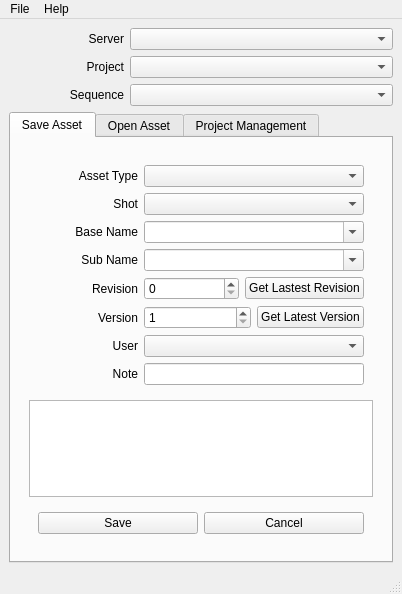
<?xml version="1.0" encoding="UTF-8"?>
<ui version="4.0">
 <class>MainWindow</class>
 <widget class="QMainWindow" name="MainWindow">
  <property name="windowModality">
   <enum>Qt::WindowModal</enum>
  </property>
  <property name="geometry">
   <rect>
    <x>0</x>
    <y>0</y>
    <width>388</width>
    <height>594</height>
   </rect>
  </property>
  <property name="sizePolicy">
   <sizepolicy hsizetype="Expanding" vsizetype="Expanding">
    <horstretch>1</horstretch>
    <verstretch>1</verstretch>
   </sizepolicy>
  </property>
  <property name="windowTitle">
   <string>oyProjectManager</string>
  </property>
  <widget class="QWidget" name="centralwidget">
   <property name="sizePolicy">
    <sizepolicy hsizetype="Expanding" vsizetype="Expanding">
     <horstretch>1</horstretch>
     <verstretch>1</verstretch>
    </sizepolicy>
   </property>
   <layout class="QVBoxLayout" name="verticalLayout">
    <item>
     <layout class="QVBoxLayout" name="main_verticalLayout" stretch="0,1">
      <item>
       <layout class="QGridLayout" name="main_gridLayout" columnminimumwidth="115,0">
        <item row="0" column="0">
         <widget class="QLabel" name="server_label">
          <property name="text">
           <string>Server</string>
          </property>
          <property name="alignment">
           <set>Qt::AlignRight|Qt::AlignTrailing|Qt::AlignVCenter</set>
          </property>
          <property name="buddy">
           <cstring>server_comboBox</cstring>
          </property>
         </widget>
        </item>
        <item row="0" column="1">
         <widget class="QComboBox" name="server_comboBox">
          <property name="sizePolicy">
           <sizepolicy hsizetype="Expanding" vsizetype="Fixed">
            <horstretch>0</horstretch>
            <verstretch>0</verstretch>
           </sizepolicy>
          </property>
          <property name="statusTip">
           <string>Select a Server</string>
          </property>
          <property name="editable">
           <bool>false</bool>
          </property>
         </widget>
        </item>
        <item row="1" column="0">
         <widget class="QLabel" name="project_label">
          <property name="text">
           <string>Project</string>
          </property>
          <property name="alignment">
           <set>Qt::AlignRight|Qt::AlignTrailing|Qt::AlignVCenter</set>
          </property>
          <property name="buddy">
           <cstring>project_comboBox</cstring>
          </property>
         </widget>
        </item>
        <item row="1" column="1">
         <widget class="QComboBox" name="project_comboBox">
          <property name="sizePolicy">
           <sizepolicy hsizetype="Expanding" vsizetype="Fixed">
            <horstretch>0</horstretch>
            <verstretch>0</verstretch>
           </sizepolicy>
          </property>
          <property name="statusTip">
           <string>Select a Project</string>
          </property>
          <property name="editable">
           <bool>false</bool>
          </property>
         </widget>
        </item>
        <item row="2" column="0">
         <widget class="QLabel" name="sequence_label">
          <property name="text">
           <string>Sequence</string>
          </property>
          <property name="alignment">
           <set>Qt::AlignRight|Qt::AlignTrailing|Qt::AlignVCenter</set>
          </property>
          <property name="buddy">
           <cstring>sequence_comboBox</cstring>
          </property>
         </widget>
        </item>
        <item row="2" column="1">
         <widget class="QComboBox" name="sequence_comboBox">
          <property name="sizePolicy">
           <sizepolicy hsizetype="Expanding" vsizetype="Fixed">
            <horstretch>0</horstretch>
            <verstretch>0</verstretch>
           </sizepolicy>
          </property>
          <property name="statusTip">
           <string>Select a Sequence</string>
          </property>
          <property name="editable">
           <bool>false</bool>
          </property>
         </widget>
        </item>
       </layout>
      </item>
      <item>
       <widget class="QTabWidget" name="main_tabWidget">
        <property name="enabled">
         <bool>true</bool>
        </property>
        <property name="statusTip">
         <string>select a tab to save or open an asset or to manage a project</string>
        </property>
        <property name="currentIndex">
         <number>0</number>
        </property>
        <widget class="QWidget" name="saveAsset_tab">
         <property name="enabled">
          <bool>true</bool>
         </property>
         <attribute name="title">
          <string>Save Asset</string>
         </attribute>
         <layout class="QHBoxLayout" name="horizontalLayout_3">
          <item>
           <widget class="QWidget" name="saveAsest_verticalWidget" native="true">
            <layout class="QVBoxLayout" name="saveAsset_verticalLayout" stretch="0,0,0">
             <item>
              <widget class="QWidget" name="saveAsset_gridWidget" native="true">
               <property name="sizePolicy">
                <sizepolicy hsizetype="Preferred" vsizetype="Preferred">
                 <horstretch>1</horstretch>
                 <verstretch>0</verstretch>
                </sizepolicy>
               </property>
               <layout class="QGridLayout" name="saveAsset_gridLayout" columnstretch="0,1" columnminimumwidth="100,0">
                <item row="0" column="1">
                 <widget class="QComboBox" name="assetType_comboBox1">
                  <property name="sizePolicy">
                   <sizepolicy hsizetype="Preferred" vsizetype="Fixed">
                    <horstretch>0</horstretch>
                    <verstretch>1</verstretch>
                   </sizepolicy>
                  </property>
                  <property name="statusTip">
                   <string>Select an asset type</string>
                  </property>
                 </widget>
                </item>
                <item row="7" column="1">
                 <widget class="QLineEdit" name="note_lineEdit1">
                  <property name="sizePolicy">
                   <sizepolicy hsizetype="Expanding" vsizetype="Fixed">
                    <horstretch>0</horstretch>
                    <verstretch>1</verstretch>
                   </sizepolicy>
                  </property>
                  <property name="statusTip">
                   <string>it is a limited field, try to keep it brief</string>
                  </property>
                 </widget>
                </item>
                <item row="5" column="1">
                 <layout class="QHBoxLayout" name="version_horizontalLayout">
                  <item>
                   <widget class="QSpinBox" name="version_spinBox">
                    <property name="statusTip">
                     <string>it is automatically increased by 1</string>
                    </property>
                    <property name="prefix">
                     <string/>
                    </property>
                    <property name="minimum">
                     <number>1</number>
                    </property>
                    <property name="maximum">
                     <number>99999999</number>
                    </property>
                   </widget>
                  </item>
                  <item>
                   <widget class="QPushButton" name="version_pushButton">
                    <property name="statusTip">
                     <string>gets the latest version number</string>
                    </property>
                    <property name="text">
                     <string>Get Latest Version</string>
                    </property>
                   </widget>
                  </item>
                 </layout>
                </item>
                <item row="0" column="0">
                 <widget class="QLabel" name="assetType_label1">
                  <property name="sizePolicy">
                   <sizepolicy hsizetype="Preferred" vsizetype="Preferred">
                    <horstretch>0</horstretch>
                    <verstretch>1</verstretch>
                   </sizepolicy>
                  </property>
                  <property name="text">
                   <string>Asset Type</string>
                  </property>
                  <property name="alignment">
                   <set>Qt::AlignRight|Qt::AlignTrailing|Qt::AlignVCenter</set>
                  </property>
                 </widget>
                </item>
                <item row="2" column="0">
                 <widget class="QLabel" name="baseName_label1">
                  <property name="sizePolicy">
                   <sizepolicy hsizetype="Preferred" vsizetype="Preferred">
                    <horstretch>0</horstretch>
                    <verstretch>1</verstretch>
                   </sizepolicy>
                  </property>
                  <property name="text">
                   <string>Base Name</string>
                  </property>
                  <property name="alignment">
                   <set>Qt::AlignRight|Qt::AlignTrailing|Qt::AlignVCenter</set>
                  </property>
                 </widget>
                </item>
                <item row="3" column="1">
                 <widget class="QComboBox" name="subName_comboBox1">
                  <property name="enabled">
                   <bool>true</bool>
                  </property>
                  <property name="sizePolicy">
                   <sizepolicy hsizetype="Preferred" vsizetype="Fixed">
                    <horstretch>0</horstretch>
                    <verstretch>1</verstretch>
                   </sizepolicy>
                  </property>
                  <property name="statusTip">
                   <string>if the project supports SubName field, you can enter or select a subName</string>
                  </property>
                  <property name="editable">
                   <bool>true</bool>
                  </property>
                 </widget>
                </item>
                <item row="1" column="1">
                 <widget class="QComboBox" name="shot_comboBox1">
                  <property name="enabled">
                   <bool>true</bool>
                  </property>
                  <property name="sizePolicy">
                   <sizepolicy hsizetype="Preferred" vsizetype="Fixed">
                    <horstretch>0</horstretch>
                    <verstretch>1</verstretch>
                   </sizepolicy>
                  </property>
                  <property name="statusTip">
                   <string>if the type is a shot dependent type this will be activated</string>
                  </property>
                 </widget>
                </item>
                <item row="6" column="1">
                 <widget class="QComboBox" name="user_comboBox1">
                  <property name="sizePolicy">
                   <sizepolicy hsizetype="Preferred" vsizetype="Fixed">
                    <horstretch>0</horstretch>
                    <verstretch>1</verstretch>
                   </sizepolicy>
                  </property>
                  <property name="statusTip">
                   <string>select your user initials</string>
                  </property>
                 </widget>
                </item>
                <item row="6" column="0">
                 <widget class="QLabel" name="user_label1">
                  <property name="sizePolicy">
                   <sizepolicy hsizetype="Preferred" vsizetype="Preferred">
                    <horstretch>0</horstretch>
                    <verstretch>1</verstretch>
                   </sizepolicy>
                  </property>
                  <property name="text">
                   <string>User</string>
                  </property>
                  <property name="alignment">
                   <set>Qt::AlignRight|Qt::AlignTrailing|Qt::AlignVCenter</set>
                  </property>
                 </widget>
                </item>
                <item row="3" column="0">
                 <widget class="QLabel" name="subName_label1">
                  <property name="sizePolicy">
                   <sizepolicy hsizetype="Preferred" vsizetype="Preferred">
                    <horstretch>0</horstretch>
                    <verstretch>1</verstretch>
                   </sizepolicy>
                  </property>
                  <property name="text">
                   <string>Sub Name</string>
                  </property>
                  <property name="alignment">
                   <set>Qt::AlignRight|Qt::AlignTrailing|Qt::AlignVCenter</set>
                  </property>
                 </widget>
                </item>
                <item row="2" column="1">
                 <widget class="QComboBox" name="baseName_comboBox1">
                  <property name="enabled">
                   <bool>true</bool>
                  </property>
                  <property name="sizePolicy">
                   <sizepolicy hsizetype="Preferred" vsizetype="Fixed">
                    <horstretch>0</horstretch>
                    <verstretch>1</verstretch>
                   </sizepolicy>
                  </property>
                  <property name="statusTip">
                   <string>for shot independent types enter or select a baseName</string>
                  </property>
                  <property name="editable">
                   <bool>true</bool>
                  </property>
                 </widget>
                </item>
                <item row="5" column="0">
                 <widget class="QLabel" name="version_label1">
                  <property name="sizePolicy">
                   <sizepolicy hsizetype="Preferred" vsizetype="Preferred">
                    <horstretch>0</horstretch>
                    <verstretch>1</verstretch>
                   </sizepolicy>
                  </property>
                  <property name="text">
                   <string>Version</string>
                  </property>
                  <property name="alignment">
                   <set>Qt::AlignRight|Qt::AlignTrailing|Qt::AlignVCenter</set>
                  </property>
                 </widget>
                </item>
                <item row="1" column="0">
                 <widget class="QLabel" name="shot_label1">
                  <property name="sizePolicy">
                   <sizepolicy hsizetype="Preferred" vsizetype="Preferred">
                    <horstretch>0</horstretch>
                    <verstretch>1</verstretch>
                   </sizepolicy>
                  </property>
                  <property name="text">
                   <string>Shot</string>
                  </property>
                  <property name="alignment">
                   <set>Qt::AlignRight|Qt::AlignTrailing|Qt::AlignVCenter</set>
                  </property>
                 </widget>
                </item>
                <item row="7" column="0">
                 <widget class="QLabel" name="note_label1">
                  <property name="sizePolicy">
                   <sizepolicy hsizetype="Preferred" vsizetype="Preferred">
                    <horstretch>0</horstretch>
                    <verstretch>1</verstretch>
                   </sizepolicy>
                  </property>
                  <property name="text">
                   <string>Note</string>
                  </property>
                  <property name="alignment">
                   <set>Qt::AlignRight|Qt::AlignTrailing|Qt::AlignVCenter</set>
                  </property>
                 </widget>
                </item>
                <item row="4" column="0">
                 <widget class="QLabel" name="revision_label1">
                  <property name="sizePolicy">
                   <sizepolicy hsizetype="Preferred" vsizetype="Preferred">
                    <horstretch>0</horstretch>
                    <verstretch>1</verstretch>
                   </sizepolicy>
                  </property>
                  <property name="text">
                   <string>Revision</string>
                  </property>
                  <property name="alignment">
                   <set>Qt::AlignRight|Qt::AlignTrailing|Qt::AlignVCenter</set>
                  </property>
                 </widget>
                </item>
                <item row="4" column="1">
                 <layout class="QHBoxLayout" name="revision_horizontalLayout">
                  <item>
                   <widget class="QSpinBox" name="revision_spinBox">
                    <property name="statusTip">
                     <string>increase it when the asset needs a revision</string>
                    </property>
                   </widget>
                  </item>
                  <item>
                   <widget class="QPushButton" name="revision_pushButton">
                    <property name="statusTip">
                     <string>gets the latest revision number</string>
                    </property>
                    <property name="text">
                     <string>Get Lastest Revision</string>
                    </property>
                   </widget>
                  </item>
                 </layout>
                </item>
               </layout>
              </widget>
             </item>
             <item>
              <widget class="QListWidget" name="assets_listWidget1">
               <property name="sizePolicy">
                <sizepolicy hsizetype="Expanding" vsizetype="Expanding">
                 <horstretch>1</horstretch>
                 <verstretch>1</verstretch>
                </sizepolicy>
               </property>
              </widget>
             </item>
             <item>
              <widget class="QWidget" name="saveButtons_horizontalWidget" native="true">
               <property name="sizePolicy">
                <sizepolicy hsizetype="Preferred" vsizetype="Preferred">
                 <horstretch>1</horstretch>
                 <verstretch>0</verstretch>
                </sizepolicy>
               </property>
               <layout class="QHBoxLayout" name="saveCanel_horizontalLayout">
                <item>
                 <widget class="QPushButton" name="save_button">
                  <property name="sizePolicy">
                   <sizepolicy hsizetype="Expanding" vsizetype="Fixed">
                    <horstretch>0</horstretch>
                    <verstretch>0</verstretch>
                   </sizepolicy>
                  </property>
                  <property name="statusTip">
                   <string>Save asset to the server</string>
                  </property>
                  <property name="text">
                   <string>Save</string>
                  </property>
                 </widget>
                </item>
                <item>
                 <widget class="QPushButton" name="cancel_button1">
                  <property name="sizePolicy">
                   <sizepolicy hsizetype="Expanding" vsizetype="Fixed">
                    <horstretch>0</horstretch>
                    <verstretch>0</verstretch>
                   </sizepolicy>
                  </property>
                  <property name="statusTip">
                   <string>Quit without doing anything</string>
                  </property>
                  <property name="text">
                   <string>Cancel</string>
                  </property>
                 </widget>
                </item>
               </layout>
              </widget>
             </item>
            </layout>
           </widget>
          </item>
         </layout>
        </widget>
        <widget class="QWidget" name="openAsset_tab">
         <attribute name="title">
          <string>Open Asset</string>
         </attribute>
         <layout class="QHBoxLayout" name="horizontalLayout_2">
          <item>
           <widget class="QWidget" name="openAsset_verticalWidget" native="true">
            <layout class="QVBoxLayout" name="openAsset_verticalLayout" stretch="0,0,0">
             <property name="sizeConstraint">
              <enum>QLayout::SetDefaultConstraint</enum>
             </property>
             <property name="margin">
              <number>6</number>
             </property>
             <item>
              <widget class="QWidget" name="openAsset_gridWidget" native="true">
               <property name="sizePolicy">
                <sizepolicy hsizetype="Preferred" vsizetype="Preferred">
                 <horstretch>1</horstretch>
                 <verstretch>0</verstretch>
                </sizepolicy>
               </property>
               <layout class="QGridLayout" name="openAsset_gridLayout" columnstretch="0,1" columnminimumwidth="100,0">
                <item row="0" column="0">
                 <widget class="QLabel" name="assetType_label2">
                  <property name="sizePolicy">
                   <sizepolicy hsizetype="Preferred" vsizetype="Preferred">
                    <horstretch>0</horstretch>
                    <verstretch>1</verstretch>
                   </sizepolicy>
                  </property>
                  <property name="text">
                   <string>Asset Type</string>
                  </property>
                  <property name="alignment">
                   <set>Qt::AlignRight|Qt::AlignTrailing|Qt::AlignVCenter</set>
                  </property>
                 </widget>
                </item>
                <item row="0" column="1">
                 <widget class="QComboBox" name="assetType_comboBox2">
                  <property name="sizePolicy">
                   <sizepolicy hsizetype="Preferred" vsizetype="Fixed">
                    <horstretch>0</horstretch>
                    <verstretch>1</verstretch>
                   </sizepolicy>
                  </property>
                  <property name="statusTip">
                   <string>Select an asset type</string>
                  </property>
                 </widget>
                </item>
                <item row="1" column="0">
                 <widget class="QLabel" name="shot_label2">
                  <property name="sizePolicy">
                   <sizepolicy hsizetype="Preferred" vsizetype="Preferred">
                    <horstretch>0</horstretch>
                    <verstretch>1</verstretch>
                   </sizepolicy>
                  </property>
                  <property name="text">
                   <string>Shot</string>
                  </property>
                  <property name="alignment">
                   <set>Qt::AlignRight|Qt::AlignTrailing|Qt::AlignVCenter</set>
                  </property>
                 </widget>
                </item>
                <item row="1" column="1">
                 <widget class="QComboBox" name="shot_comboBox2">
                  <property name="sizePolicy">
                   <sizepolicy hsizetype="Preferred" vsizetype="Fixed">
                    <horstretch>0</horstretch>
                    <verstretch>1</verstretch>
                   </sizepolicy>
                  </property>
                  <property name="statusTip">
                   <string>if the type is a shot dependent type this will be activated</string>
                  </property>
                 </widget>
                </item>
                <item row="2" column="0">
                 <widget class="QLabel" name="baseName_label2">
                  <property name="sizePolicy">
                   <sizepolicy hsizetype="Preferred" vsizetype="Preferred">
                    <horstretch>0</horstretch>
                    <verstretch>1</verstretch>
                   </sizepolicy>
                  </property>
                  <property name="text">
                   <string>Base Name</string>
                  </property>
                  <property name="alignment">
                   <set>Qt::AlignRight|Qt::AlignTrailing|Qt::AlignVCenter</set>
                  </property>
                 </widget>
                </item>
                <item row="3" column="0">
                 <widget class="QLabel" name="subName_label2">
                  <property name="sizePolicy">
                   <sizepolicy hsizetype="Preferred" vsizetype="Preferred">
                    <horstretch>0</horstretch>
                    <verstretch>1</verstretch>
                   </sizepolicy>
                  </property>
                  <property name="text">
                   <string>Sub Name</string>
                  </property>
                  <property name="alignment">
                   <set>Qt::AlignRight|Qt::AlignTrailing|Qt::AlignVCenter</set>
                  </property>
                 </widget>
                </item>
                <item row="3" column="1">
                 <widget class="QComboBox" name="subName_comboBox2">
                  <property name="sizePolicy">
                   <sizepolicy hsizetype="Preferred" vsizetype="Fixed">
                    <horstretch>0</horstretch>
                    <verstretch>1</verstretch>
                   </sizepolicy>
                  </property>
                  <property name="statusTip">
                   <string>if the project supports SubName field, you can select a subName</string>
                  </property>
                 </widget>
                </item>
                <item row="2" column="1">
                 <widget class="QComboBox" name="baseName_comboBox2">
                  <property name="sizePolicy">
                   <sizepolicy hsizetype="Preferred" vsizetype="Fixed">
                    <horstretch>0</horstretch>
                    <verstretch>1</verstretch>
                   </sizepolicy>
                  </property>
                  <property name="statusTip">
                   <string>for shot independent types select a baseName</string>
                  </property>
                 </widget>
                </item>
               </layout>
              </widget>
             </item>
             <item>
              <widget class="QListWidget" name="assets_listWidget2">
               <property name="sizePolicy">
                <sizepolicy hsizetype="Expanding" vsizetype="Expanding">
                 <horstretch>1</horstretch>
                 <verstretch>1</verstretch>
                </sizepolicy>
               </property>
               <property name="statusTip">
                <string>all the asset for the current settings will be listed here</string>
               </property>
              </widget>
             </item>
             <item>
              <widget class="QWidget" name="openButtons_horizontalWidget" native="true">
               <property name="sizePolicy">
                <sizepolicy hsizetype="Preferred" vsizetype="Preferred">
                 <horstretch>1</horstretch>
                 <verstretch>0</verstretch>
                </sizepolicy>
               </property>
               <layout class="QHBoxLayout" name="openButtons_horizontalLayout">
                <property name="margin">
                 <number>6</number>
                </property>
                <item>
                 <widget class="QPushButton" name="open_button">
                  <property name="sizePolicy">
                   <sizepolicy hsizetype="Minimum" vsizetype="Fixed">
                    <horstretch>0</horstretch>
                    <verstretch>0</verstretch>
                   </sizepolicy>
                  </property>
                  <property name="statusTip">
                   <string>Open the selected asset</string>
                  </property>
                  <property name="text">
                   <string>Open</string>
                  </property>
                 </widget>
                </item>
                <item>
                 <widget class="QPushButton" name="reference_button">
                  <property name="sizePolicy">
                   <sizepolicy hsizetype="Minimum" vsizetype="Fixed">
                    <horstretch>0</horstretch>
                    <verstretch>0</verstretch>
                   </sizepolicy>
                  </property>
                  <property name="statusTip">
                   <string>Reference it tho the current scene (Maya only)</string>
                  </property>
                  <property name="text">
                   <string>Reference</string>
                  </property>
                 </widget>
                </item>
                <item>
                 <widget class="QPushButton" name="import_button">
                  <property name="sizePolicy">
                   <sizepolicy hsizetype="Minimum" vsizetype="Fixed">
                    <horstretch>0</horstretch>
                    <verstretch>0</verstretch>
                   </sizepolicy>
                  </property>
                  <property name="statusTip">
                   <string>Import the contents to the current scene</string>
                  </property>
                  <property name="text">
                   <string>Import</string>
                  </property>
                 </widget>
                </item>
                <item>
                 <widget class="QPushButton" name="cancel_button2">
                  <property name="statusTip">
                   <string>Quit without doing anything</string>
                  </property>
                  <property name="text">
                   <string>Cancel</string>
                  </property>
                 </widget>
                </item>
               </layout>
              </widget>
             </item>
            </layout>
           </widget>
          </item>
         </layout>
        </widget>
        <widget class="QWidget" name="projectManagement_tab">
         <attribute name="title">
          <string>Project Management</string>
         </attribute>
        </widget>
       </widget>
      </item>
     </layout>
    </item>
   </layout>
  </widget>
  <widget class="QMenuBar" name="menubar">
   <property name="geometry">
    <rect>
     <x>0</x>
     <y>0</y>
     <width>388</width>
     <height>23</height>
    </rect>
   </property>
   <property name="sizePolicy">
    <sizepolicy hsizetype="MinimumExpanding" vsizetype="Minimum">
     <horstretch>0</horstretch>
     <verstretch>0</verstretch>
    </sizepolicy>
   </property>
   <widget class="QMenu" name="menuFile">
    <property name="title">
     <string>File</string>
    </property>
    <addaction name="actionOpen_Settings"/>
    <addaction name="actionSave_Asset"/>
    <addaction name="separator"/>
    <addaction name="actionSave_Settings"/>
    <addaction name="actionExit"/>
   </widget>
   <widget class="QMenu" name="menuHelp">
    <property name="title">
     <string>Help</string>
    </property>
    <addaction name="actionAbout"/>
    <addaction name="separator"/>
   </widget>
   <addaction name="menuFile"/>
   <addaction name="menuHelp"/>
  </widget>
  <widget class="QStatusBar" name="statusbar">
   <property name="sizePolicy">
    <sizepolicy hsizetype="Expanding" vsizetype="Expanding">
     <horstretch>0</horstretch>
     <verstretch>0</verstretch>
    </sizepolicy>
   </property>
  </widget>
  <action name="actionOpen_Settings">
   <property name="text">
    <string>Open Asset</string>
   </property>
  </action>
  <action name="actionAbout">
   <property name="text">
    <string>About oyProjectManager</string>
   </property>
  </action>
  <action name="actionSave_Asset">
   <property name="text">
    <string>Save Asset</string>
   </property>
  </action>
  <action name="actionSave_Settings">
   <property name="text">
    <string>Save Settings</string>
   </property>
  </action>
  <action name="actionExit">
   <property name="text">
    <string>Quit</string>
   </property>
  </action>
 </widget>
 <resources/>
 <connections/>
</ui>
